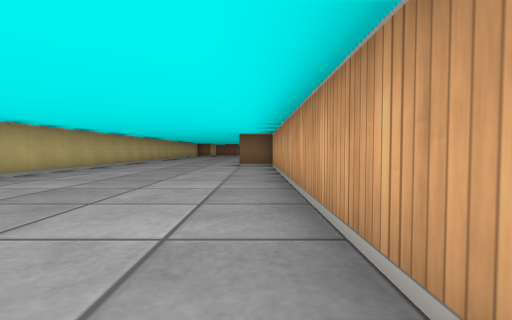
[1] (above)

14 first-person views from a walk through a cub3D maze. The camera is about half as high as the walls, tilts 2° down and sees 85° across. The floor is counted in squares. Each view is taken from the middle of a square. On the plan, view 1 faces up. The plan holds only what a view shows up to about 9 squares ahead; the rest is blank.

[2]
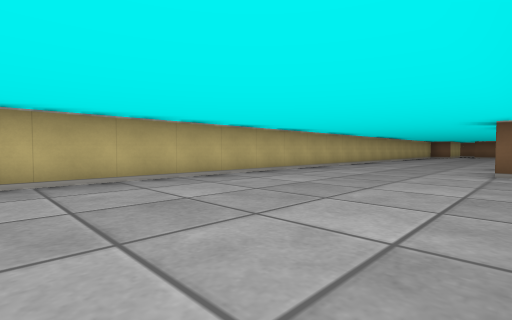

[3]
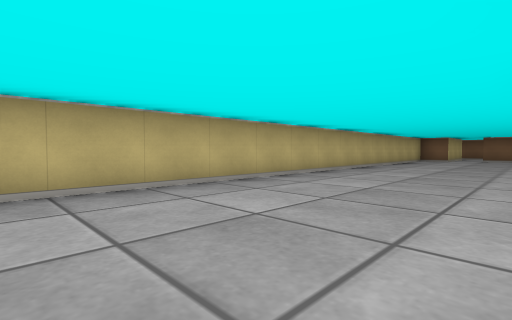

[4]
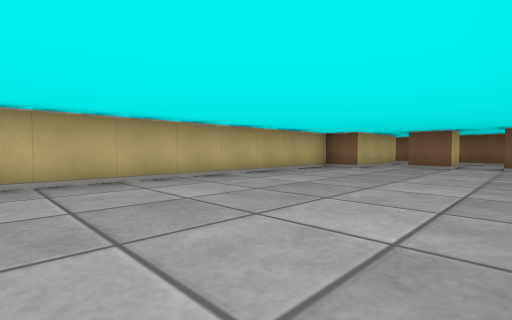

[5]
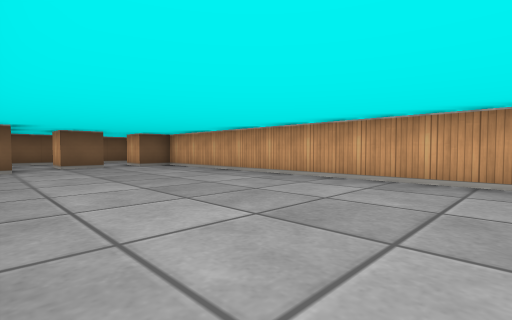

[6]
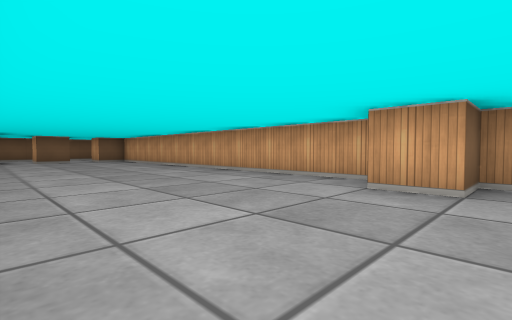

[7]
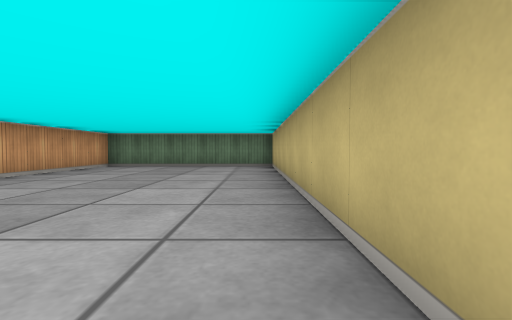

[8]
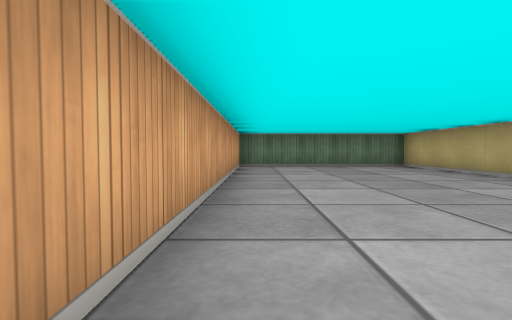

[9]
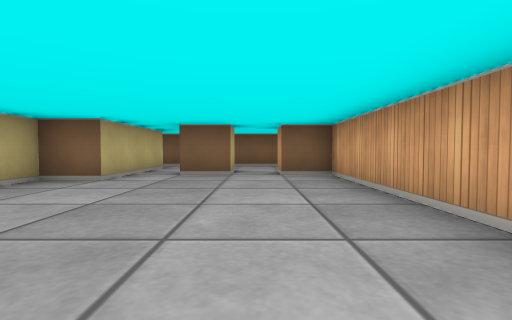

[10]
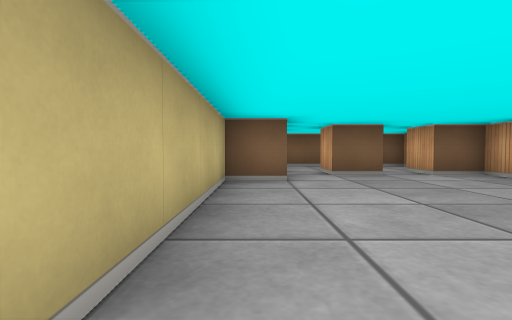

[11]
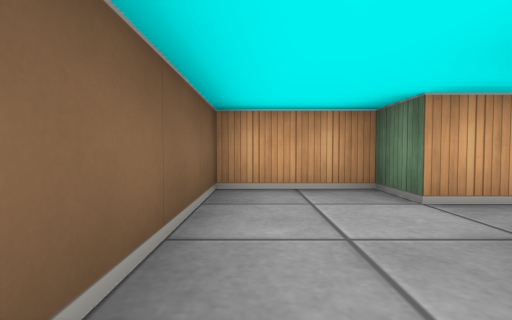

[12]
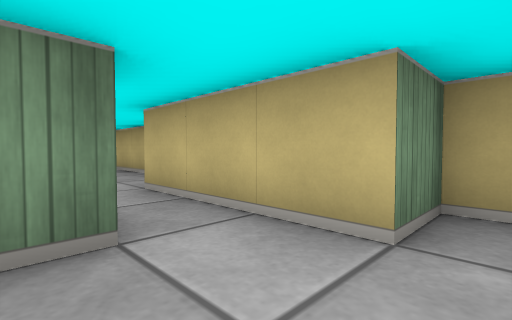

[13]
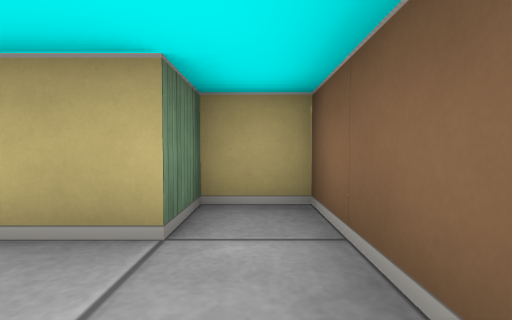

[14]
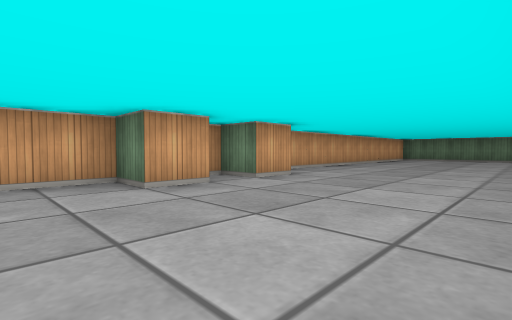

### Floor plan
Points are (right, up) in squares from view 1. A wall is a line through its corners. A room is listed if a view was taken in it or the views show most of it. See-through windows are left out.
Room 1 (views 1, 2, 3, 4, 5, 6, 7, 8, 9, 10, 11, 12, 13, 14)
walls: (0.6, 8.5) (-0.5, 8.5) (-0.5, 9.5) (0.5, 9.5) (0.5, 10.5) (-0.5, 10.5) (-0.5, 11.5) (0.5, 11.5) (0.5, 22.5) (-0.5, 22.5) (-0.5, 23.5) (0.5, 23.5) (0.5, 25.5) (-4.5, 25.5) (-4.5, 24.5) (-3.5, 24.5) (-3.5, 21.5) (-4.5, 21.5) (-4.5, -1.5) (0.5, -1.5) (0.5, 8.2); (-1.5, 23.6) (-1.5, 22.5) (-2.5, 22.5) (-2.5, 23.5) (-2, 23.5)

Where each view was taken, in squares from view 1:
view 1: 0 up, 0 right, facing up
view 2: 2 up, 0 right, facing up-left
view 3: 8 up, 1 left, facing up-left
view 4: 14 up, 0 right, facing up-left
view 5: 14 up, 4 left, facing up-right
view 6: 10 up, 4 left, facing up-right
view 7: 7 up, 4 left, facing down
view 8: 7 up, 0 right, facing down
view 9: 17 up, 1 left, facing up
view 10: 17 up, 4 left, facing up
view 11: 25 up, 3 left, facing right
view 12: 25 up, 2 left, facing down-left
view 13: 25 up, 2 left, facing left
view 14: 13 up, 4 left, facing down-right
